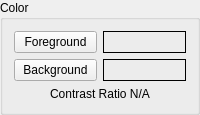
                 <widget class="QGroupBox" name="groupBox_2">
                  <property name="title">
                   <string>Color</string>
                  </property>
                  <layout class="QGridLayout" name="gridLayout_6">
                   <item row="0" column="0">
                    <widget class="QPushButton" name="pb_n_fgc_pb">
                     <property name="text">
                      <string>Foreground</string>
                     </property>
                    </widget>
                   </item>
                   <item row="0" column="1">
                    <widget class="QLabel" name="pb_n_fgc_lb">
                     <property name="frameShape">
                      <enum>QFrame::Box</enum>
                     </property>
                     <property name="text">
                      <string/>
                     </property>
                    </widget>
                   </item>
                   <item row="1" column="0">
                    <widget class="QPushButton" name="pb_n_bgc_pb">
                     <property name="text">
                      <string>Background</string>
                     </property>
                    </widget>
                   </item>
                   <item row="1" column="1">
                    <widget class="QLabel" name="pb_n_bgc_lb">
                     <property name="frameShape">
                      <enum>QFrame::Box</enum>
                     </property>
                     <property name="text">
                      <string/>
                     </property>
                    </widget>
                   </item>
                   <item row="2" column="0" colspan="2">
                    <widget class="QLabel" name="pb_n_ctl_lb">
                     <property name="text">
                      <string>Contrast Ratio N/A</string>
                     </property>
                     <property name="alignment">
                      <set>Qt::AlignCenter</set>
                     </property>
                    </widget>
                   </item>
                  </layout>
                 </widget>
